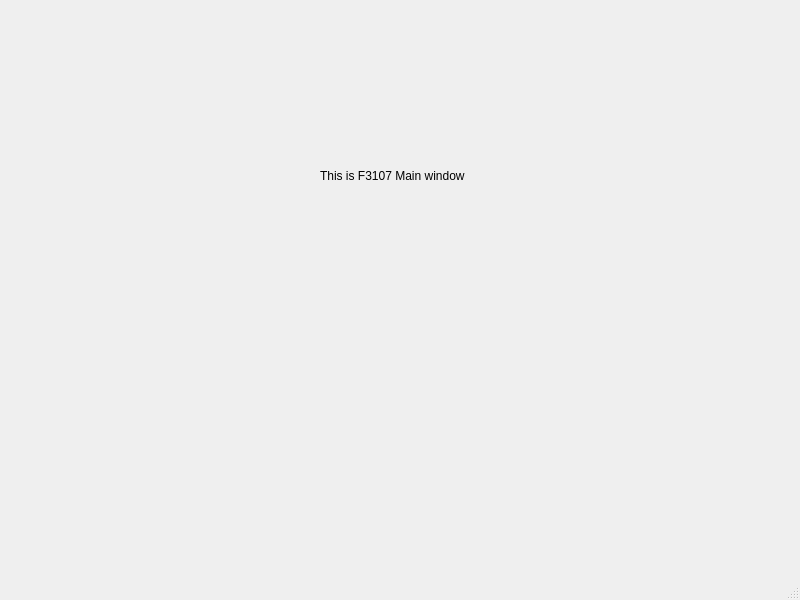
<?xml version="1.0" encoding="UTF-8"?>
<ui version="4.0">
 <class>ASTMF3107MainWindow</class>
 <widget class="QMainWindow" name="ASTMF3107MainWindow">
  <property name="geometry">
   <rect>
    <x>0</x>
    <y>0</y>
    <width>800</width>
    <height>600</height>
   </rect>
  </property>
  <property name="windowTitle">
   <string>MainWindow</string>
  </property>
  <widget class="QWidget" name="centralwidget">
   <widget class="QLabel" name="label">
    <property name="geometry">
     <rect>
      <x>320</x>
      <y>150</y>
      <width>211</width>
      <height>51</height>
     </rect>
    </property>
    <property name="text">
     <string>This is F3107 Main window</string>
    </property>
   </widget>
  </widget>
  <widget class="QMenuBar" name="menubar">
   <property name="geometry">
    <rect>
     <x>0</x>
     <y>0</y>
     <width>800</width>
     <height>21</height>
    </rect>
   </property>
  </widget>
  <widget class="QStatusBar" name="statusbar"/>
 </widget>
 <resources/>
 <connections/>
</ui>
